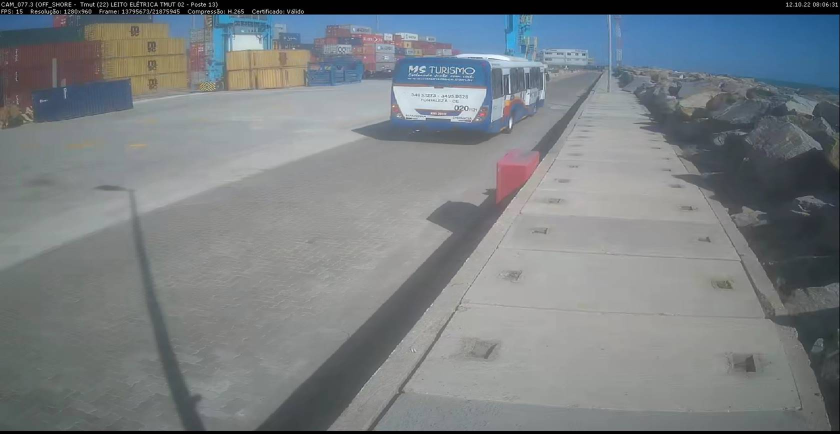
#> input picture binary_approach/dataset_pecem_binary/Bom/Imagem13.jpg, 1680 x 868 px (shown at 1/2 size); its folder holds 4 pictures in this run
$ python SVMClassifierGrid.py
#> lines starting #> are read from the running program, lines starting #| are printed output that depends on the picture
### Carlos-SVMClassifier/eme.py
import cv2
import numpy
import math

def eme(img,rowSample,columnSample):

	grayImg = cv2.cvtColor(img, cv2.COLOR_BGR2GRAY)

	rowSize, columnSize = grayImg.shape
	nRows = int(rowSize/rowSample)
	nColumns = int(columnSize/columnSample)
	incompleteRow = math.ceil(rowSize/rowSample) - nRows
	incompleteColumn = math.ceil(columnSize/columnSample) - nColumns

	somatory = 0
	nBlocks = nRows*nColumns
	for i in range(0,nRows):
		for j in range(0,nColumns):
			imax=1
			imin=255
			for x in range(i*rowSample,(i+1)*rowSample):
				for y in range(j*columnSample,(j+1)*columnSample):
					if grayImg[x,y]>imax:
						imax=grayImg[x,y]
					if grayImg[x,y]<imin:
						imin=grayImg[x,y]
			if imin==0:
				somatory = somatory + 20*math.log(imax/0.5)
			else:
				somatory = somatory + 20*math.log(imax/imin)

	if incompleteColumn==1:
		for i in range(0,nRows):
			imax=1
			imin=255
			for x in range(i*rowSample,(i+1)*rowSample):
				for y in range(nColumns*columnSample,columnSize):
					if grayImg[x,y]>imax:
						imax=grayImg[x,y]
					if grayImg[x,y]<imin:
						imin=grayImg[x,y]
			if imin==0:
				somatory = somatory + 20*math.log(imax/0.5)
			else:
				somatory = somatory + 20*math.log(imax/imin)
			nBlocks = nBlocks + 1
	if incompleteRow==1:
		for j in range(0,nColumns):
			imax=1
			imin=255
			for x in range(nRows*rowSample,rowSize):
				for y in range(j*columnSample,(j+1)*columnSample):
					if grayImg[x,y]>imax:
						imax=grayImg[x,y]
					if grayImg[x,y]<imin:
						imin=grayImg[x,y]
			if imin==0:
				somatory = somatory + 20*math.log(imax/0.5)
			else:
				somatory = somatory + 20*math.log(imax/imin)
			nBlocks = nBlocks + 1
	if incompleteRow==1 and incompleteColumn==1:
		imax=1
		imin=255
		for x in range(nRows*rowSample,rowSize):
			for y in range(nColumns*columnSize,columnSize):
				if grayImg[x,y]>imax:
					imax=grayImg[x,y]
				if grayImg[x,y]<imin:
					imin=grayImg[x,y]
		if imin==0:
			somatory = somatory + 20*math.log(imax/0.5)
		else:
			somatory = somatory + 20*math.log(imax/imin)
		nBlocks = nBlocks + 1
	return somatory/nBlocks

### Carlos-SVMClassifier/standardDesv.py
import cv2
import numpy as np
import math

def standardDesv(img,rowSample,columnSample):

	grayImg = cv2.cvtColor(img, cv2.COLOR_BGR2GRAY)

	rowSize, columnSize = grayImg.shape
	nRows = int(rowSize/rowSample)
	nColumns = int(columnSize/columnSample)
	incompleteRow = math.ceil(rowSize/rowSample) - nRows
	incompleteColumn = math.ceil(columnSize/columnSample) - nColumns

	somatory = 0
	nBlocks = nRows*nColumns

	for i in range(0,nRows):
		for j in range(0,nColumns):
			somatory=somatory+np.std(grayImg[i*rowSample:(i+1)*rowSample,j*columnSample:(j+1)*rowSample])
	if incompleteColumn==1:
		for i in range(0,nRows):
			somatory=somatory+np.std(grayImg[i*rowSample:(i+1)*rowSample,nColumns*columnSample:columnSize])
			nBlocks = nBlocks + 1
	if incompleteRow==1:
		for j in range(0,nColumns):
			somatory=somatory+np.std(grayImg[grayImg[nRows*rowSample:rowSize,j*columnSample:(j+1)*columnSample]])
			nBlocks = nBlocks + 1
	if incompleteRow==1 and incompleteColumn==1:
		somatory=somatory+np.std(grayImg[nRows*rowSample:rowSize,nColumns*columnSample:columnSize])
		nBlocks = nBlocks + 1
	return somatory/nBlocks

# [26 lines left out: function stdSpecial, not called in this run]

### binary_approach/SVMClassifierGrid.py
import cv2
import numpy as np
import random
import os
from eme import eme
from emee import emee
import matplotlib.pyplot as plt
import pickle
from sklearn.svm import SVC
from sklearn.model_selection import train_test_split
from sklearn.metrics import accuracy_score
import random
from standardDesv import standardDesv
from tabulate import tabulate
from gridsearch_svm import gridsearchSVM

pathDatabase=os.getcwd()+'\\dataset_pecem_binary'
pathBom=pathDatabase+'\\Bom'
pathRuim=pathDatabase+'\\Ruim'

list_bom=[]
list_ruim=[]

for root, dirs, files in os.walk(pathBom):
	for file in files:
		list_bom.append(os.path.join(root,file))

for root, dirs, files in os.walk(pathRuim):
	for file in files:
		list_ruim.append(os.path.join(root,file))


parameters_bom=[]
parameters_ruim=[]


for path in list_bom:
	img=cv2.imread(path)
#> img is the input picture: shape (868, 1680, 3); mean B, G, R 130.7, 127.1, 121.3
	parameter=[eme(img,20,20),standardDesv(img,20,20)]
#> in eme, `grayImg = cv2.cvtColor(img, cv2.COLOR_BGR2GRAY)`:
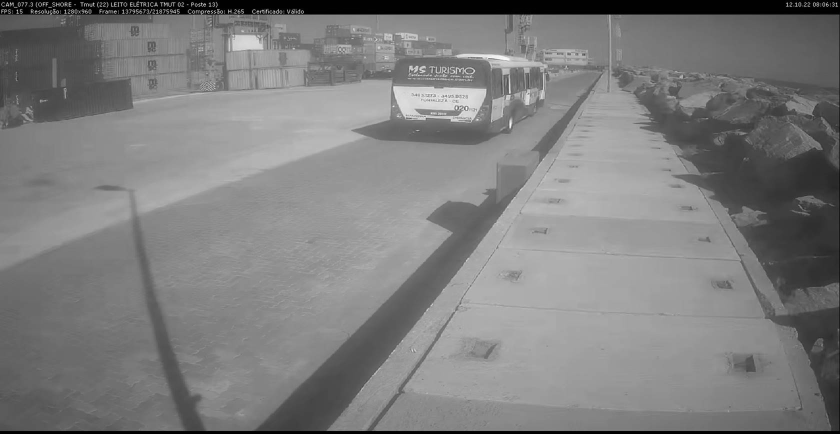
#> grayImg: shape (868, 1680) (shown at 1/2 size); min 0, max 255, mean 125.8
#> after the loop in eme, `for i in range(0,nRows):`: somatory = 32578.5
#> the loop in eme, `for j in range(0,nColumns):` made 84 passes
#> somatory on passes 1 to 12: 32682.3, 32786.8, 32892.4, 32998, 33090.5, 33183.1, 33276.2, 33368.5, 33462.5, 33568.9, 33675.3, 33781.8
#> after the loop in eme, `for j in range(0,nColumns):`: nBlocks = 3696; somatory = 41263
#> after the loop in standardDesv, `for i in range(0,nRows):`: somatory = 26978.8
#> the loop in standardDesv, `for j in range(0,nColumns):` made 84 passes
#> somatory on passes 1 to 12: 27033.8, 27089.3, 27146.7, 27204.4, 27260.6, 27316, 27372.4, 27427.9, 27483.4, 27538.9, 27594.4, 27650.3
#> after the loop in standardDesv, `for j in range(0,nColumns):`: nBlocks = 3696; somatory = 31673.2
#> parameter = [11.16, 8.57]
	parameters_bom.append(parameter)
#> pass 2 of the loop `for path in list_bom:`:
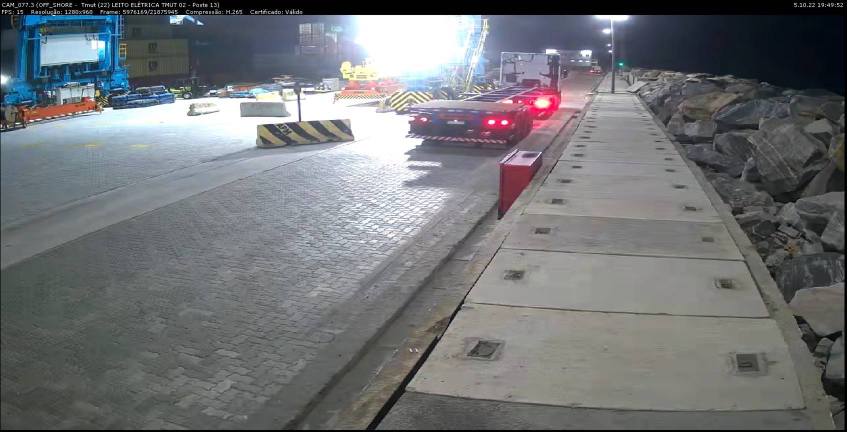
#> input picture binary_approach/dataset_pecem_binary/Bom/Imagem12.jpg, 1693 x 863 px (shown at 1/2 size)
#> img is the input picture: shape (863, 1693, 3); mean B, G, R 118.7, 115.9, 113.6
#> in eme (call 2), `grayImg = cv2.cvtColor(img, cv2.COLOR_BGR2GRAY)`:
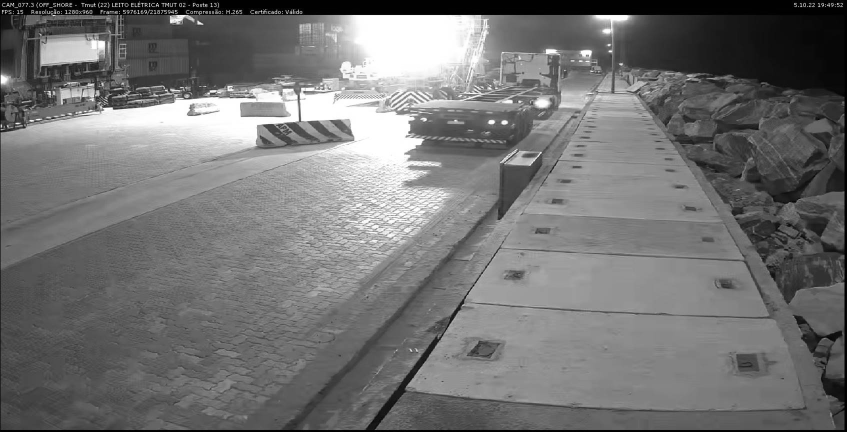
#> grayImg: shape (863, 1693) (shown at 1/2 size); min 0, max 255, mean 115.5
#> after the loop in eme (call 2), `for i in range(0,nRows):`: somatory = 58403.1
#> the loop in eme (call 2), `for i in range(0,nRows):` made 43 passes
#> somatory on passes 1 to 8: 58526.9, 58576.6, 58629.4, 58684.9, 58737.6, 58790.4, 58843.2, 58901
#> after the loop in eme (call 2), `for i in range(0,nRows):`: nBlocks = 3655; somatory = 62323.4
#> the loop in eme (call 2), `for j in range(0,nColumns):` made 84 passes
#> somatory on passes 1 to 8: 62381.2, 62427.3, 62459.4, 62505.5, 62555.2, 62603.2, 62644.7, 62686.3
#> pass 3 of the loop `for path in list_bom:`:
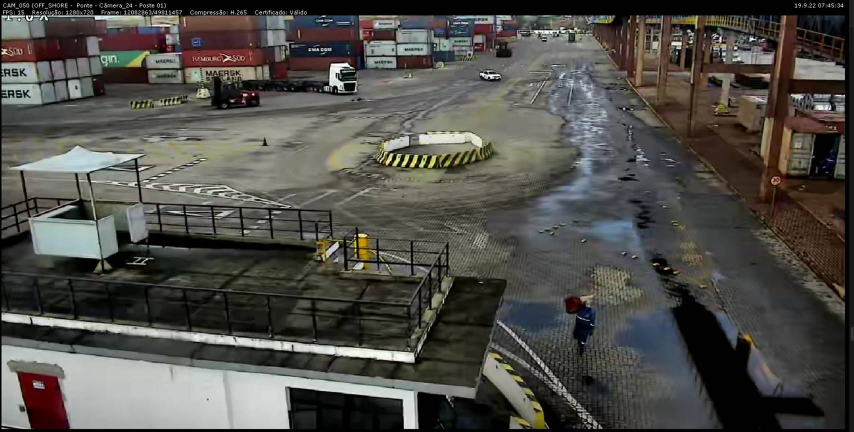
#> input picture binary_approach/dataset_pecem_binary/Bom/Imagem1.jpg, 1707 x 863 px (shown at 1/2 size)
#> img is the input picture: shape (863, 1707, 3); mean B, G, R 73.6, 78.4, 80
#> in eme (call 3), `grayImg = cv2.cvtColor(img, cv2.COLOR_BGR2GRAY)`:
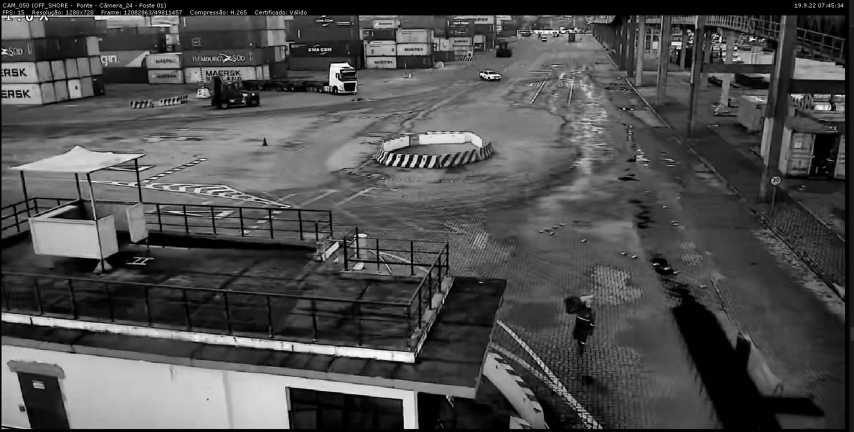
#> grayImg: shape (863, 1707) (shown at 1/2 size); min 0, max 255, mean 78.4
#> the loop made 4 passes; the first 3 are shown

with open('bomParameters.txt', 'wb') as f:
    pickle.dump(parameters_bom, f)

for path in list_ruim:
	img=cv2.imread(path)
	parameter=[eme(img,20,20),standardDesv(img,20,20)]
	parameters_ruim.append(parameter)

with open('ruimParameters.txt', 'wb') as f:
    pickle.dump(parameters_ruim, f)


with open('bomParameters.txt','rb') as f:
	parameters_bom=pickle.load(f)

with open('ruimParameters.txt','rb') as f:
	parameters_ruim=pickle.load(f)

X_bom = np.asarray(parameters_bom)
X_ruim = np.asarray(parameters_ruim)

Y = []

#> (the run stopped early here; a loop or call above may not have finished)
